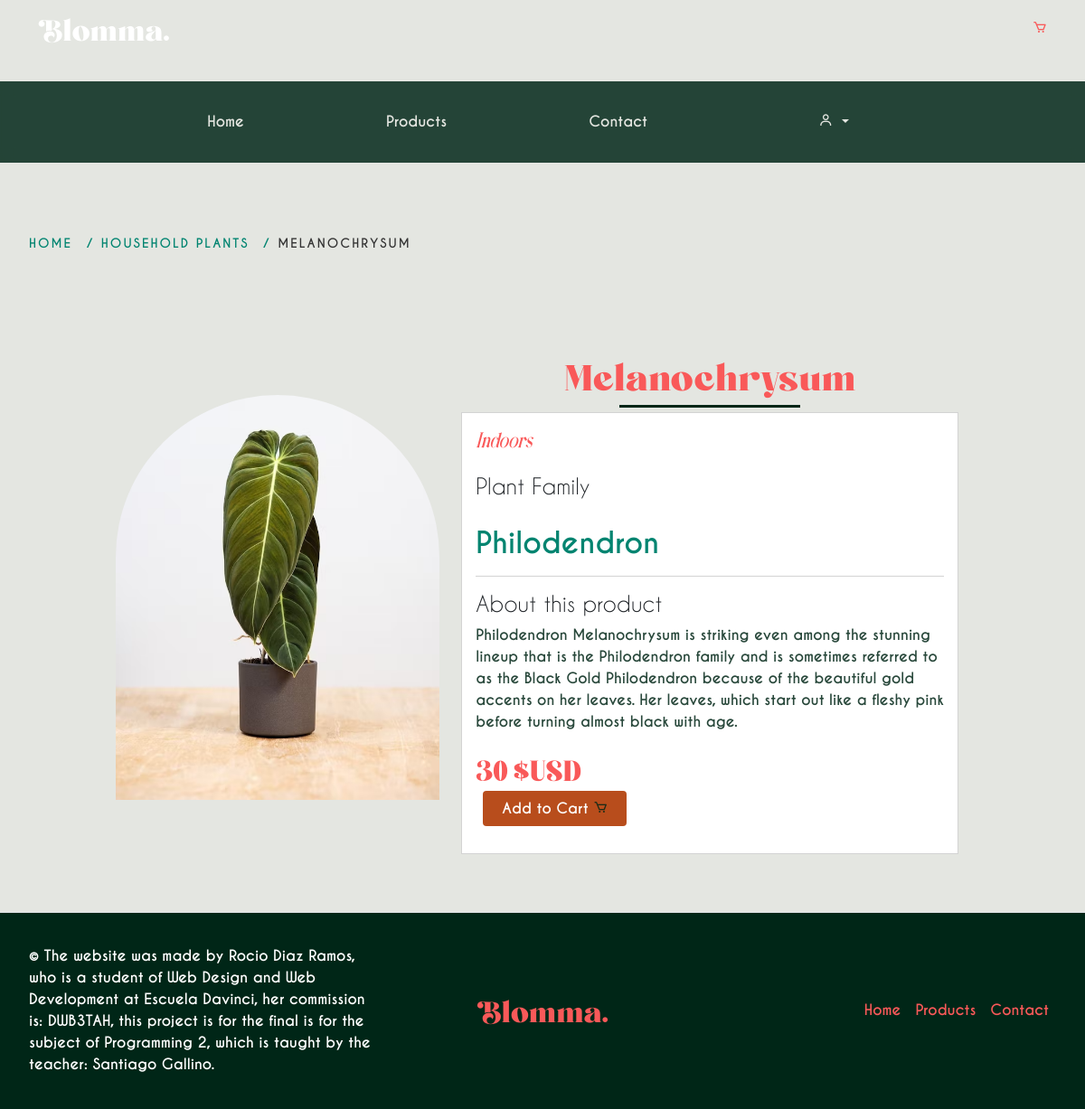
The app's page /sitio/index.php?s=product-view&id=2 with its own data.
### tables this page shows
CREATE TABLE `products` (
  `product_id` int(10) UNSIGNED NOT NULL,
  `user_fk` int(10) UNSIGNED NOT NULL,
  `category_fk` int(10) UNSIGNED NOT NULL,
  `name` varchar(45) NOT NULL,
  `category` varchar(100) NOT NULL,
  `type` varchar(200) NOT NULL,
  `description` varchar(400) NOT NULL,
  `price` varchar(30) NOT NULL,
  `img` varchar(50) NOT NULL,
  `img_desc` varchar(255) NOT NULL
);

### sitio/classes/Models/Product.php (called while the page is built, shortened)
<?php
class Product{
private string    $name;
private string    $category;
private string    $type;
private string    $description;
private string    $price;
private ?string   $img;
private ?string   $img_desc;
 public function viewById(int $id): ?Product
 {
   $db = (new DB)->getConexion();
   $query = "SELECT * FROM products
           WHERE product_id = ?";
   $stmt = $db->prepare($query);
   $stmt->execute([$id]);
   $stmt->setFetchMode(PDO::FETCH_CLASS, self::class);
   $product = $stmt->fetch();
   return $product;
 }
public function getTitle(): string
{
   return $this->name;
}
public function getCategory(): string
{
   return $this->category;
}
public function getType(): string
{
   return $this->type;
}
public function getDescription(): string
{
   return $this->description;
}
public function getPrice(): string
{
   return $this->price;
}
public function getImg(): ?string
{
   return $this->img;
}
public function getImgDesc(): ?string
{
   return $this->img_desc;
}
}

### sitio/pages/product-view.php (the view, shortened to what this page needs)
<?php
$product = (new Product)-> viewById($_GET['id']);
?>
<section id="services" class="services section-bg">
    <div class="column-xs-12 space">
        <ol class="breadcrumb-list">
            <li class="breadcrumb-item"><a href="index.php?s=home">Home</a></li>
            <li class="breadcrumb-item"><a href="index.php?s=products">Household Plants</a></li>
            <li class="breadcrumb-item active"><?= $product->getTitle() ?></li>
        </ol>
    </div>
    <aside class="container-fluid space">
        <div class="row d-flex justify-content-center">
            <div class="col-md-4 img-productview">
                <img src="assets/imgs/<?= $product->getImg(); ?>" alt="<?= $product->getImgDesc() ?>">
            </div>
            <div class="col-md-6">
                <h2 class="p-name"><?= $product->getTitle(); ?></h2>
                <div class="linea2"></div>
                <div class="product-detail-content">
                    <p class="p-category"><?= $product->getCategory(); ?></p>
                    <div class="p-features">
                        <h4>Plant Family</h4>
                        <p class="p-name"><?= $product->getType(); ?></p>
                        <h4>About this product</h4>
                        <p class="p-description"> <?= $product->getDescription() ?></p>
                    </div>
                    <div class="p-qty-and-cart">
                        <div class="p-add-cart">
                            <span class="price"><?= $product->getPrice(); ?> $USD</span>
                            <form action="actions/cart.php" method="post">
                        <button class="btn-theme btn buy-btn" type="submit" name="addToCart" tabindex="0"><em class="text-white">Add to Cart</em>
                            <i class='bx bx-cart'></i>
                            </button>
                        </form>
                        </div>
                    </div>
                </div>
            </div>
        </div>
    </aside>
</section>

### sitio/css/estilos.css (style rules this page uses)
:root { --bg-main: #e4e6e1; --bg-nav: #002617d7; --light: #ffff; --bg-footer: #333; --secondary: #008470; --surface-color: #fff; --accent: #b84d1c; --msg-error-text: #900; --msg-info-bg: #00a; --curve: 40; --msg-info-text: #aaf; --second-accent: #f95959; --msg-success-bg: #060; --msg-success-text: #cfc; }
* { margin: 0; padding: 0; font-family: "Caviar Dreams"; font-weight: bold; font-style: normal; -webkit-box-sizing: border-box; -moz-box-sizing: border-box; box-sizing: border-box; }
.row { margin-right: 0px !important; }
body { overflow-x: hidden; min-height: 100vh; grid-template-columns: 100%; display: grid; height: fit-content; grid-template-rows: 90px 90px 1fr 250px; background: var(--bg-main); }
h1, h2, h3, span { font-family: "Boiling Demo"; font-weight: normal; font-style: normal; }
span { font-size: 2rem; }
h2 { font-size: 2.2rem; font-weight: 400; text-align: center; }
img { height: auto; vertical-align: middle; width: 100%; }
a { text-decoration: none; color: var(--second-accent); }
dl, ol, ul { margin-top: 0; margin-bottom: 0rem !important; }
p { line-height: 1.5em; }
.space { margin-top: 2rem; padding: 2rem; }
.breadcrumb-list { display: flex; flex-wrap: wrap; padding: 0; margin: 1rem 0 0 0; list-style: none; }
.breadcrumb-list li { font-size: 0.85rem; letter-spacing: 0.125rem; text-transform: uppercase; }
.breadcrumb-list li a { color: #008470 !important; }
.breadcrumb-item.active { color: var(--bg-footer); }
.breadcrumb-item + .breadcrumb-item::before { content: "/"; display: inline-block; padding: 0 0.5rem; color: var(--secondary); }
.p-name { color: #f95959; padding-top: 1rem; font-size: 2.5rem; }
.p-category { color: #f95959; font-size: 1.5rem; font-family: "Harmond"; font-weight: normal; font-style: italic; }
.linea2 { display: block; height: 3px; width: 200px; background-color: #002617; margin: 5px auto; }
.img-productview img { border-radius: 20rem 20rem 0 0; }
.product-detail-content { background: #fff; padding: 15px; border: 1px solid lightgray; }
.product-detail-content p.p-name { color: var(--secondary); font-size: 2rem; border-bottom: 1px solid lightgray; padding-bottom: 12px; }
.product-detail-content p.p-description { color: var(--bg-nav); }
.p-add-cart { margin-left: 0px; margin-bottom: 15px; }
.p-add-cart .buy-btn { background-color: var(--accent); color: var(--bg-nav); }
.price { color: #f95959; }
.p-add-cart .btn { padding: 6px 20px; border-radius: 4px; }
.p-add-cart .btn { margin: 0px 8px; }
.d-flex { display: flex; justify-content: center; align-items: center; }

### records on screen
products: name "MELANOCHRYSUM", img (picture), name "Melanochrysum", category "Indoors", type "Philodendron", description "Philodendron Melanochrysum is striking even among the stunning lineup that is the Philodendron family and is sometimes referred to as the Black Gold Philodendron because of the beautiful gold accents on her leaves. Her leaves, which start out like a fleshy pink before turning almost black with age.", price "30"
